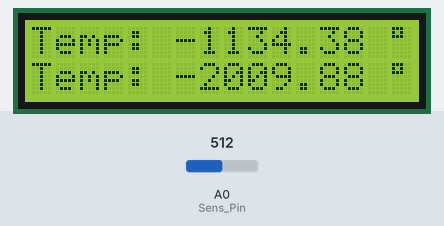
The sketch below on a simulated Arduino Uno, built with avr-gcc and run on an emulated ATmega328P. On the bench: 16×2 character LCD. Inputs (shaded band) come from the test bench; at power-on: A0 (Sens_Pin) = 512. What the sketch prints to the serial monitor is not drawn.

Above: at 1.2 s.
1.3 s: A0 (Sens_Pin) set to 716
At 2.9 s:
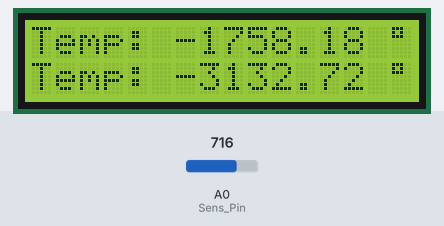
3.2 s: A0 (Sens_Pin) set to 900
At 3.7 s:
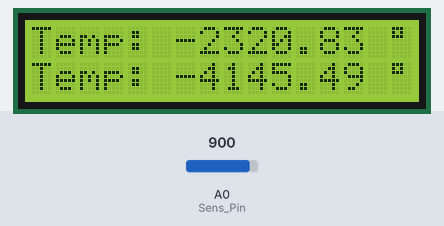
4.8 s: A0 (Sens_Pin) set to 1023
At 5.7 s:
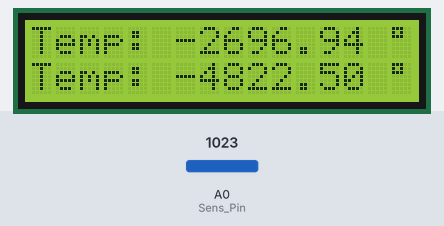
Timing chart, 0 to 7.8 s (numbered marks = the images above; inputs shaded):
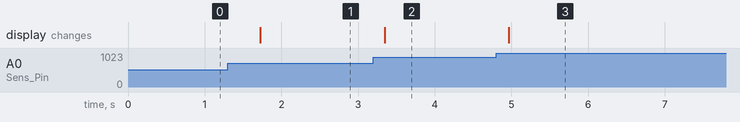

The sketch:

Temperature_Sensor.ino
```cpp
#include <Wire.h>
#include <LiquidCrystal_I2C.h>

#define Sens_Pin A0
double V_OLD_0_C = 690.0; // Forward voltage at 0°C in mV
double Temperature_Coefficient = -1.6; // mV change per °C
double VCC_Voltage = 5010.0; // Arduino VCC in mV

LiquidCrystal_I2C lcd(0x27, 16, 2); // If not working, try 0x3F

void setup() {
  pinMode(Sens_Pin, INPUT);
  Serial.begin(9600);
  lcd.init();
  lcd.backlight();
}

void loop() {
  double V_NEW = analogRead(Sens_Pin) * VCC_Voltage / 1024.0;
  double Temperature = (V_NEW - V_OLD_0_C) / Temperature_Coefficient;
  double Fahrenheit = (Temperature * 9.0 / 5.0) + 32.0;

  Serial.print("Temp = ");
  Serial.print(Temperature);
  Serial.print(" °C, ");
  Serial.print(Fahrenheit);
  Serial.println(" °F");

  lcd.setCursor(0, 0);
  lcd.print("Temp: ");
  lcd.print(Temperature);
  lcd.print(" ");
  lcd.write(223);
  lcd.print("C   ");

  lcd.setCursor(0, 1);
  lcd.print("Temp: ");
  lcd.print(Fahrenheit);
  lcd.print(" ");
  lcd.write(223);
  lcd.print("F   ");

  delay(500);
}
```

Measured:
- after the input at 1.3 s, the display: changes after 0.43 s (image 1)
- after the input at 3.2 s, the display: changes after 0.15 s (image 2)
- after the input at 4.8 s, the display: changes after 0.17 s (image 3)
